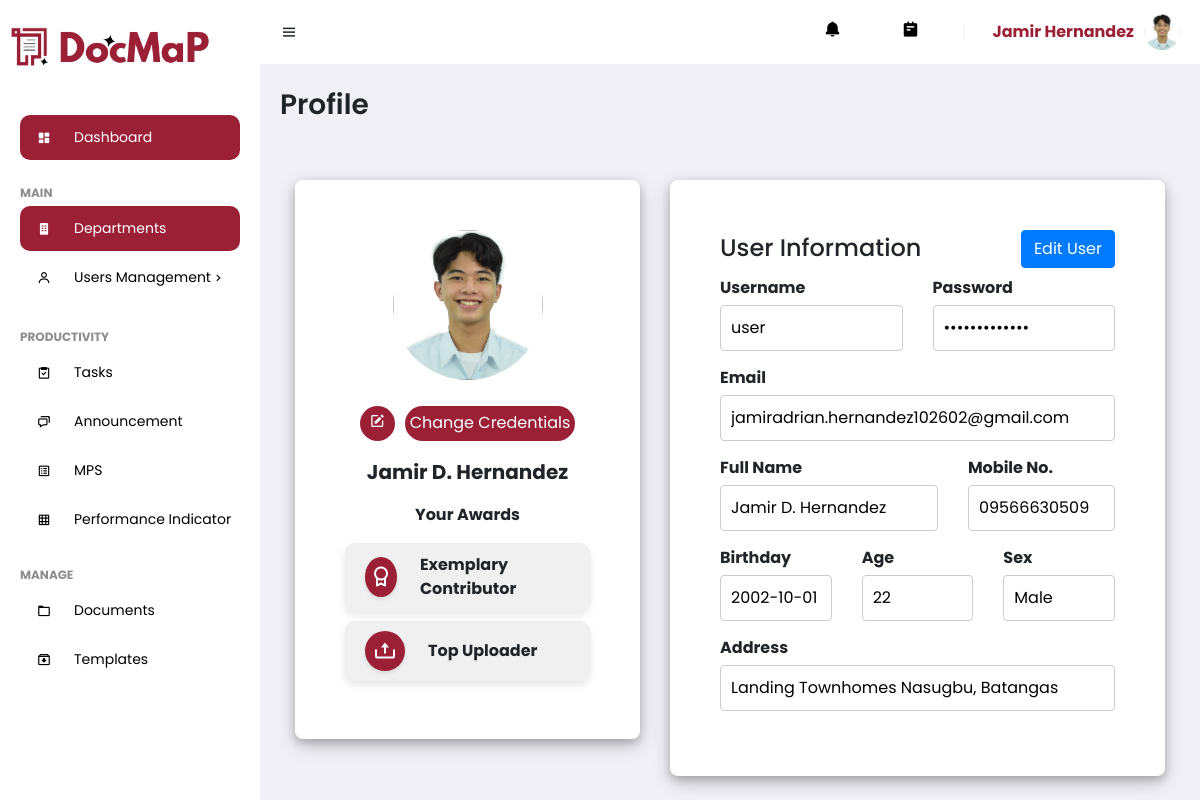
Page /Admin/profile.php (signed in) on the committed database.
### tables this page shows
CREATE TABLE `useracc` (
  `UserID` int(11) NOT NULL,
  `Username` varchar(255) NOT NULL,
  `Password` varchar(255) NOT NULL,
  `fname` varchar(255) NOT NULL,
  `mname` varchar(255) NOT NULL,
  `lname` varchar(255) NOT NULL,
  `bday` date NOT NULL,
  `mobile` varchar(255) NOT NULL,
  `sex` enum('Male','Female') NOT NULL,
  `address` text NOT NULL,
  `email` varchar(255) NOT NULL,
  `profile` varchar(255) DEFAULT 'profile.jpg',
  `date_registered` timestamp NOT NULL DEFAULT current_timestamp(),
  `Status` enum('Pending','Approved','Rejected') NOT NULL,
  `role` enum('Admin','Department Head','Teacher') NOT NULL DEFAULT 'Teacher',
  `Rank` varchar(255) DEFAULT NULL,
  `dept_ID` int(11) DEFAULT NULL
);

### Admin/profile.php (the view, shortened to what this page needs)
<?php
include 'connection.php';
$user_id = $_SESSION['user_id'];
$sql = "SELECT * FROM useracc WHERE UserID = $user_id";
$result = mysqli_query($conn, $sql);
$profile_picture = '';
if (mysqli_num_rows($result) > 0) {
    $row = mysqli_fetch_assoc($result);
    $profile_picture = $row['profile'];
    $full_name = $row['fname'] . ' ' . $row['mname'] . '. ' . $row['lname'];
    $bday = $row['bday'];
    $sex = $row['sex'];
    $address = $row['address'];
    $email = $row['email'];
    $uname = $row['Username'];
    $mobile = $row['mobile'];
    $birthDate = new DateTime($bday);
    $today = new DateTime();
    $age = $today->diff($birthDate)->y;
}
$profile_picture_path = '../img/UserProfile/' . $profile_picture;
?>
<!DOCTYPE html>
<html lang="en">
<head>
    <link href='https://unpkg.com/boxicons@2.0.9/css/boxicons.min.css' rel='stylesheet'>
   <link href="https://stackpath.bootstrapcdn.com/bootstrap/4.5.2/css/bootstrap.min.css" rel="stylesheet">
    <link rel="stylesheet" href="assets/css/styles.css">
</head>
<body>
    <section id="sidebar">
        <?php include 'navbar.php'; ?>
    </section>
    <section id="content">
        <?php include 'topbar.php'; ?>
        <main>
            <h5 class ="title">Profile</h5>
                <div class="container">
                    <div class="row">
                        <div class="col-md-5 mt-5">
                            <div class="container-content">
                                <?php if ($profile_picture): ?>
                                    <div class="profile-container text-center">
                                        <img src="<?php echo $profile_picture_path; ?>" alt="Profile Picture" class="profile-picture" id="profile-picture">
                                    </div>
                                <?php else: ?>
                                    <p class="text-center">No profile picture available.</p>
                                <?php endif; ?>
                                <div class="button-group text-center mt-3">
                                    <a href="#" class="btn-edit" data-toggle="modal" data-target="#uploadModal" id="btnedit">
                                        <i class='bx bxs-edit'></i>
                                    </a>
                                    <a href="#" class="btn-custom" data-toggle="modal" data-target="#changePasswordModal">
                                        Change Credentials
                                    </a>
                                </div>
                                <div class="text-center mt-3 full-name"><?php echo $full_name; ?></div>
                                <p class="text-center mt-3 font-weight-bold">Your Awards</p>
                                <div class="award-container d-flex align-items-center mb-2">
                                    <div class="award-icon-container">
                                        <i class='bx bx-award award-icon'></i>
                                    </div>
                                    <span class="award-text ml-2">Exemplary Contributor</span>
                                </div>
                                <div class="award-container d-flex align-items-center mb-2">
                                    <div class="award-icon-container">
                                        <i class='bx bx-upload award-icon'></i>
                                    </div>
                                    <span class="award-text ml-2">Top Uploader</span>
                                </div>
                            </div>
                        </div>
                        <div class="col-md-7 mt-5">
                            <div class="container-content position-relative">
                                <h4 class="d-flex justify-content-between align-items-center">
                                    User Information
                                <button id="editButton" class="btn btn-primary" data-toggle="modal" data-target="#editModal">Edit User</button>
                                </h4>
                                <form>
                                    <div class="row">
                                        <div class="col-md-6 input-container">
                                            <label for="uname">Username</label>
                                            <input type="text" id="uname" name="uname" value="<?php echo htmlspecialchars($uname); ?>" readonly>
                                        </div>
                                        <div class="col-md-6 input-container">
                                            <label for="password">Password</label>
                                            <input type="password" id="password" name="password" value="*************" readonly>
                                        </div>
                                    </div>
                                    <div class="row">
                                        <div class="col-md-12 input-container">
                                            <label for="email">Email</label>
                                            <input type="text" id="email" name="email" value="<?php echo $email; ?>" readonly>
                                        </div>
                                    </div>
                                    <div class="row">
                                        <div class="col-md-7 input-container">
                                            <label for="fname">Full Name</label>
                                            <input type="text" id="fname" name="fname" value="<?php echo $full_name; ?>" readonly>
                                        </div>
                                        <div class="col-md-5 input-container">
                                            <label for="mobile">Mobile No.</label>
                                            <input type="text" id="mobile" name="mobile" value="<?php echo $mobile; ?>" readonly>
                                        </div>
                                    </div>
                                    <div class="row">
                                        <div class="col-md-4 input-container">
                                            <label for="bday">Birthday</label>
                                            <input type="text" id="bday" name="bday" value="<?php echo $bday; ?>" readonly>
                                        </div>
                                        <div class="col-md-4 input-container">
                                            <label for="age">Age</label>
                                            <input type="text" id="age" name="age" value="<?php echo $age; ?>" readonly>
                                        </div>
                                        <div class="col-md-4 input-container">
                                            <label for="sex">Sex</label>
                                            <input type="text" id="sex" name="sex" value="<?php echo $sex; ?>" readonly>
                                        </div>
                                    </div>
                                    <div class="row">
                                        <div class="col-md-12 input-container">
                                            <label for="address">Address</label>
                                            <input type="text" id="address" name="address" value="<?php echo $address; ?>" readonly>
                                        </div>
                                    </div>
                                </form>
                            </div>
                        </div>
                    </div>
                </div>
        </main>
    </section>
</body>
</html>

### Admin/topbar.php (shortened to what this page needs)
<nav>
    <i class='bx bx-menu toggle-sidebar'></i>
    <a href="#" class="nav-link">
        <?php
        if (isset($_SESSION['user_id'])) {
        ?>
        <i class='bx bxs-bell icon' id="notification-icon"></i>
            <?php
            } else {
                echo "User not logged in.";
            }
            ?>
    </a>
    <a href="#" class="nav-link">
        <i class='bx bxs-notepad icon'></i>
    </a>
    <div class="profile">
        <?php
        include 'connection.php';
        if (isset($_SESSION['user_id'])) {
            $userId = $_SESSION['user_id'];
            $sql = "SELECT Profile, CONCAT(fname, ' ', lname) AS fullname FROM useracc WHERE UserID = ?";
            $stmt = $conn->prepare($sql);
            if ($stmt) {
                $stmt->bind_param("s", $userId);
                $stmt->execute();
                $stmt->bind_result($profileImage, $fullName);
                $profileImagePath = "../img/UserProfile/" . $profileImage;
                if (file_exists($profileImagePath)) {
                    echo "<span class='user-name'>{$fullName}</span>";
                    echo "<img src='{$profileImagePath}' alt='Profile Image' class='profile-image'>";
                } else {
                    echo "<span class='user-name'>{$fullName}</span>";
                    echo "<img src='default_profile_image.jpg' alt='Profile Image' class='profile-image'>";
                }
            } else {
                echo "Error preparing statement: " . $conn->error;
            }
        } else {
            echo "User not logged in.";
        }
        ?>
    </div>
</nav>

### Admin/assets/css/styles.css (style rules this page uses)
* { font-family: 'Poppins', sans-serif; margin: 0; padding: 0; box-sizing: border-box; }
:root { --grey: #F1F0F6; --dark-grey: #8D8D8D; --light: #fff; --dark: #000; --green: #81D43A; --light-green: #E3FFCB; --blue: #9B2035; --light-blue: #D0E4FF; --dark-blue: #0C5FCD; --red: #FC3B56; }
html { overflow-x: hidden; }
body { background: var(--grey); overflow-x: hidden; }
a { text-decoration: none; }
#sidebar { position: fixed; max-width: 260px; width: 100%; background: var(--light); top: 0; left: 0; height: 100%; overflow-y: auto; scrollbar-width: none; transition: all .3s ease; z-index: 200; }
#content { position: relative; width: calc(100% - 260px); left: 260px; transition: all .3s ease; }
nav { background: var(--light); height: 64px; padding: 0 20px; display: flex; align-items: center; grid-gap: 28px; position: sticky; top: 0; left: 0; z-index: 100; }
nav .toggle-sidebar { font-size: 18px; cursor: pointer; }
nav .nav-link { position: relative; }
nav .nav-link .icon { font-size: 18px; color: var(--dark); }
nav .profile { position: relative; }
nav .profile img { width: 36px; height: 36px; border-radius: 50%; object-fit: cover; cursor: pointer; }
main { width: 100%; padding: 24px 20px 20px 20px; }
main .title { font-size: 28px; font-weight: 600; margin-bottom: 10px; }
main form { margin-top: 6px; }

### Admin/profile.php (style rules this page uses)
.container-content { box-shadow: 0 4px 8px 0 rgba(0, 0, 0, 0.2), 0 6px 20px 0 rgba(0, 0, 0, 0.19); padding: 50px; border-radius: 8px; background-color: #fff; }
.profile-picture { width: 150px; height: 150px; border-radius: 50%; object-fit: cover; margin-bottom: 10px; position: relative; }
.button-group { display: flex; justify-content: center; gap: 10px; }
.btn-custom { background-color: #9B2035; color: white; border: none; padding: 5px; border-radius: 5px; font-size: 16px; cursor: pointer; border-radius: 50px; }
.btn-edit { background-color: #9B2035; border-radius: 50%; padding: 5px; width: 35px; height: 35px; color: white; }
.full-name { font-size: 20px; font-weight: bold; margin-top: 20px; }
.input-container { margin-bottom: 15px; text-align: left; }
.input-container label { display: block; font-weight: bold; margin-bottom: 5px; text-align: left; }
.input-container input { width: 100%; padding: 10px; border: 1px solid #ccc; border-radius: 4px; }
.award-container { display: flex; align-items: center; border-radius: 10px; padding: 10px 20px; box-shadow: 0 4px 8px rgba(0, 0, 0, 0.1); margin: 10px 0; width: 100%; position: relative; background-color: #f0f0f0; }
.award-icon-container { display: flex; align-items: center; justify-content: center; width: 40px; height: 40px; border-radius: 50%; background-color: #9b2035; box-shadow: 0 2px 4px rgba(0, 0, 0, 0.1); margin-right: 15px; }
.award-icon { font-size: 24px; color: #fff; }
.award-text { font-size: 16px; font-weight:bold; }

### Admin/topbar.php (style rules this page uses)
.profile { display: flex; align-items: center; }
.user-name { margin-right: 10px; font-weight: bold; color: #9B2035; }
.profile-image { width: 40px; height: 40px; border-radius: 50%; }
.nav-link { position: relative; }

### rows in the picture
useracc: profile (picture), full_name "Jamir D. Hernandez", uname "user", email "jamiradrian.hernandez102602@gmail.com", fname "Jamir D. Hernandez", mobile "09566630509", bday "2002-10-01", age "22", sex "Male", address "Landing Townhomes Nasugbu, Batangas"

### other values in the picture
$fullName "Jamir Hernandez"
